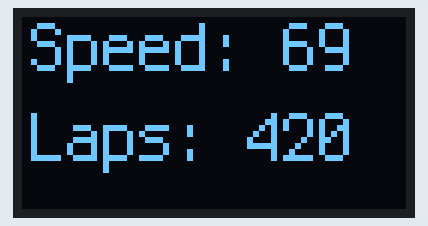
Bench run of a program on a simulated Raspberry Pi Pico running CircuitPython. On the bench: 128×64 one-colour display.

Above: at 0.1 s.

The program:

display.py
```python
# Adapting the example in https://learn.adafruit.com/adafruit-oled-featherwing/python-usage
# to use with Raspberry Pi Pico and CircuitPython
import board
import busio
import displayio
import terminalio
import adafruit_displayio_ssd1306
from adafruit_display_text import label
displayio.release_displays()

i2c = busio.I2C (scl=board.GP5, sda=board.GP4) # This RPi Pico way to call I2C

display_bus = displayio.I2CDisplay (i2c, device_address = 0x3C) # The address of my Board

display = adafruit_displayio_ssd1306.SSD1306(display_bus, width=128, height=64)
splash = displayio.Group()
display.show(splash)

color_bitmap = displayio.Bitmap(128, 64, 1) # Full screen white
color_palette = displayio.Palette(1)
color_palette[0] = 0xFFFFFF  # White

#bg_sprite = displayio.TileGrid(color_bitmap, pixel_shader=color_palette, x=0, y=0)
#splash.append(bg_sprite)

# Draw a smaller inner rectangle
# inner_bitmap = displayio.Bitmap(118, 54, 1)
# inner_palette = displayio.Palette(1)
# inner_palette[0] = 0x000000  # Black
# inner_sprite = displayio.TileGrid(inner_bitmap, pixel_shader=inner_palette, x=5, y=4)
# splash.append(inner_sprite)

# Draw a label
text = "Speed: 69"
text_area = label.Label(terminalio.FONT, text=text, color=0xFFFF00, x=3, y=10, scale=2)
splash.append(text_area)

text = "Laps: 420"
text_area = label.Label(terminalio.FONT, text=text, color=0xFFFF00, x=3, y=40, scale=2)
splash.append(text_area)

#text = "World"
#text_area = label.Label(terminalio.FONT, text=text, color=0xFFFF00, x=32, y=25)
#splash.append(text_area)

while True:
    pass
```
